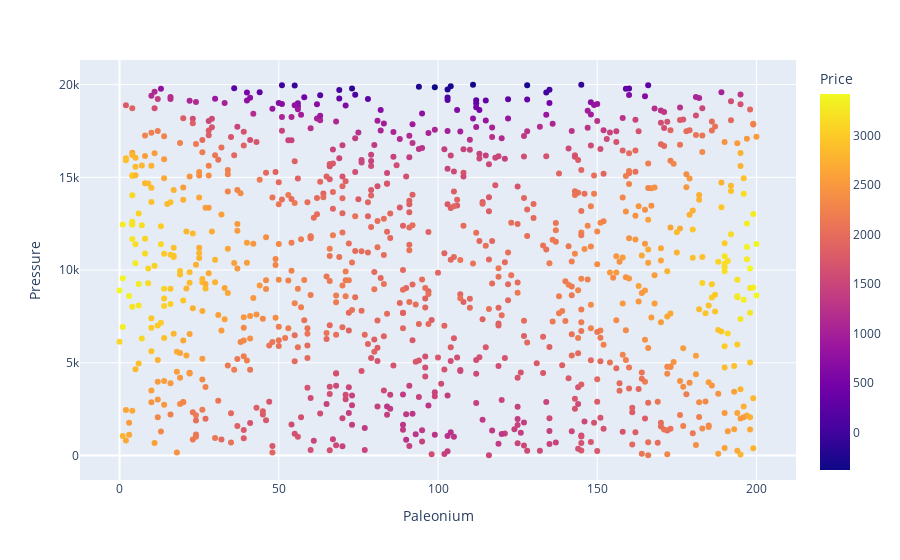

Notebook cell for this chart:
### Markdown cell above
visualize

### Code cell
px.scatter(df,x='Paleonium',y='Pressure',color='Price')

### Figure 1 — Plotly figure (JSON) as saved in the notebook; plotly's stock layout.template omitted (floating-point values rounded to 4 significant figures; data arrays with more than 128 entries replaced by an {"elided": "..."} marker saying what was removed)
{"data": [{"hovertemplate": "Paleonium=%{x}<br>Pressure=%{y}<br>Price=%{marker.color}<extra></extra>", "legendgroup": "", "marker": {"color": {"elided": "1000 float values"}, "coloraxis": "coloraxis", "symbol": "circle"}, "mode": "markers", "name": "", "orientation": "v", "showlegend": false, "type": "scatter", "x": {"elided": "1000 int values"}, "xaxis": "x", "y": {"elided": "1000 int values"}, "yaxis": "y"}], "layout": {"coloraxis": {"colorbar": {"title": {"text": "Price"}}, "colorscale": [[0, "#0d0887"], [0.1111, "#46039f"], [0.2222, "#7201a8"], [0.3333, "#9c179e"], [0.4444, "#bd3786"], [0.5556, "#d8576b"], [0.6667, "#ed7953"], [0.7778, "#fb9f3a"], [0.8889, "#fdca26"], [1, "#f0f921"]]}, "legend": {"tracegroupgap": 0}, "margin": {"t": 60}, "xaxis": {"anchor": "y", "domain": [0, 1], "title": {"text": "Paleonium"}}, "yaxis": {"anchor": "x", "domain": [0, 1], "title": {"text": "Pressure"}}}}
